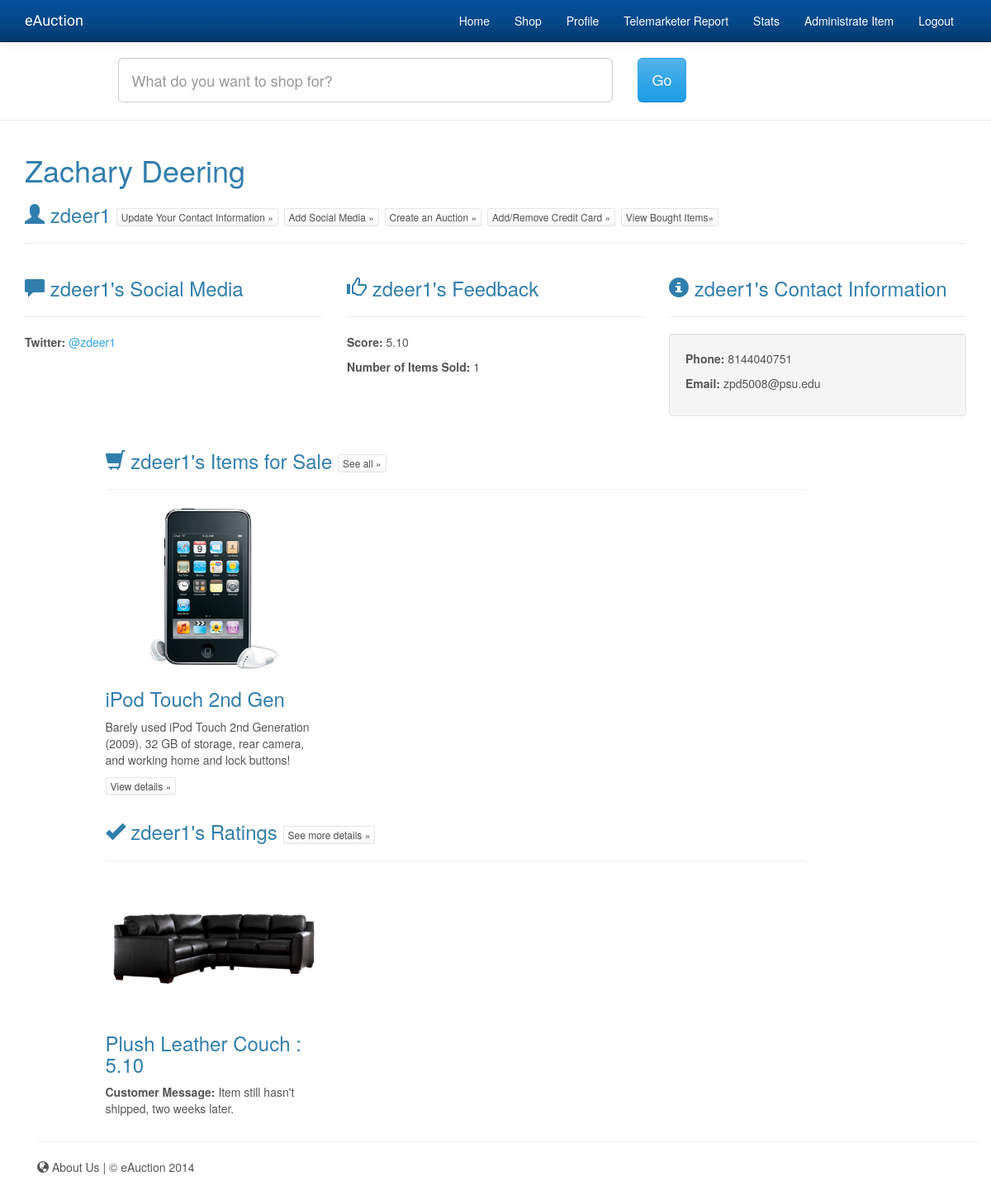
Screenshot of /user/profile.php (signed in) with the database file from the repository.
### tables this page shows
CREATE TABLE users (
    user_id INTEGER AUTO_INCREMENT,
    username VARCHAR(255) NOT NULL,
    password CHAR(64) NOT NULL,
	salt CHAR(16) NOT NULL,
    name VARCHAR(255),
    email VARCHAR(255),
    phone_number CHAR(10),
    description TEXT,
    public_location VARCHAR(255),
    url TEXT,
    user_type ENUM('person', 'company'),
    `admin` TINYINT(1) DEFAULT 0,
    PRIMARY KEY (user_id)
);

CREATE TABLE social_media (
    sm_id INTEGER AUTO_INCREMENT, 
    user_id INTEGER,
    sm_type ENUM('fb', 'tw'),
    username VARCHAR(255),
    PRIMARY KEY (sm_id),
    FOREIGN KEY (user_id) REFERENCES users (user_id) 
        ON DELETE CASCADE
);

CREATE TABLE items (
    item_id INTEGER AUTO_INCREMENT,
    seller_id INTEGER DEFAULT 0,
    name VARCHAR(255),
    description TEXT,
    starting_price DECIMAL(10,2),
    buy_it_now_price DECIMAL(10,2) DEFAULT 0.00,
    reserve_price DECIMAL(10,2),
    start_time DATETIME,  
    location VARCHAR(255),
    url TEXT,
    template ENUM('1','2','3'),
    PRIMARY KEY (item_id),
    FOREIGN KEY (seller_id) REFERENCES users (user_id) 
        ON DELETE NO ACTION
);

CREATE TABLE item_pictures (
    picture_id INTEGER AUTO_INCREMENT,
    item_id INTEGER,
    url TEXT,
    PRIMARY KEY (picture_id),
    FOREIGN KEY (item_id) REFERENCES items (item_id)
        ON DELETE CASCADE
);

CREATE TABLE ratings (
    item_id INTEGER DEFAULT 0,
    buyer_id INTEGER,
    score DECIMAL(10,2),
    description TEXT,
    seller_response TEXT,
    PRIMARY KEY (item_id, buyer_id),
    FOREIGN KEY (item_id) REFERENCES items (item_id)
        ON DELETE NO ACTION,
    FOREIGN KEY (buyer_id) REFERENCES users (user_id) 
        ON DELETE CASCADE
);

### inc/functions.php (called while the page is built, shortened)
<?php
	function getProfileData($userid, $db) {
		$data = array();
		$data['success'] = false;
		$query = "
            SELECT user_id, username, name, email, phone_number, description, public_location, url, user_type
            FROM users u
            WHERE
                u.user_id = :userid
        ";
        $query_params = array(
            ':userid' => $userid
        );
        try
        {
            $stmt = $db->prepare($query);
            $result = $stmt->execute($query_params);
        }
        catch(PDOException $ex)
        {
            die($ex);
        }
        $row = $stmt->fetch();
        if ($row) {
        	$data['success'] = true;
        	$data['user_data'] = $row;
        }
        else{
        	$data['success'] = false;
        	$data['message'] = "No user found with that user id number.";
        	return $data;
        }
        return $data;
	}
	function getRatingsData($userid, $db) {
		$data = array();
		$data['success'] = false;
		$query = "
            SELECT i.name, r.item_id, i.seller_id, r.score, r.description, r.seller_response
            FROM users u, items i, ratings r
            WHERE
                u.user_id = :userid
				AND u.user_id = i.seller_id
				AND i.item_id = r.item_id
        ";
        $query_params = array(
            ':userid' => $userid
        );
        try
        {
            $stmt = $db->prepare($query);
            $result = $stmt->execute($query_params);
        }
        catch(PDOException $ex)
        {
            die($ex);
        }
        $row = $stmt->fetchAll();
        if ($row) {
        	$data['success'] = true;
        	$data['ratings_data'] = $row;
        }
        else{
        	$data['success'] = false;
        	$data['message'] = "No ratings found for that user.";
			$data['ratings_data'] = null;
        	return $data;
        }
        return $data;
	}
	function getRatingScore($userid, $db) {
		$data = array();
		$data['success'] = false;
		$query = "
            SELECT AVG(r.score) AS avg_rating
            FROM users u, items i, ratings r
            WHERE
                u.user_id = :userid
				AND u.user_id = i.seller_id
				AND i.item_id = r.item_id
        ";
        $query_params = array(
            ':userid' => $userid
        );
        try
        {
            $stmt = $db->prepare($query);
            $result = $stmt->execute($query_params);
        }
        catch(PDOException $ex)
        {
            die($ex);
        }
        $row = $stmt->fetch();
        if ($row) {
        	$data['success'] = true;
        	$data['ratings_data'] = $row;
        }
        else{
        	$data['success'] = false;
        	$data['message'] = "No ratings found for that user id number.";
			$data['ratings_data'] = null;
        	return $data;
        }
        return $data;
	}
	function getItemCount($userid, $db) {
		$data = array();
		$data['success'] = false;
		$query = "
            SELECT COUNT(u.user_id)
            FROM users u, won_items w, items i
            WHERE
                u.user_id = :userid
				AND u.user_id = i.seller_id
				AND i.item_id = w.item_id
        ";
        $query_params = array(
            ':userid' => $userid
        );
        try
        {
            $stmt = $db->prepare($query);
            $result = $stmt->execute($query_params);
        }
        catch(PDOException $ex)
        {
            die($ex);
        }
        $row = $stmt->fetch();
        if ($row) {
        	$data['success'] = true;
        	$data['user_data'] = $row;
        }
        else{
        	$data['success'] = false;
        	$data['message'] = "No items found with that user id number.";
			$data['user_data'] = null;
        	return $data;
        }
        return $data;
	}
	function getSocialMedia($userid, $db) {
		$data = array();
		$data['success'] = false;
		$query = "
            SELECT sm.username, sm.sm_type
            FROM users u, social_media sm
            WHERE u.user_id = :userid
			AND sm.user_id = u.user_id
			ORDER BY sm.sm_type
        ";
        $query_params = array(
            ':userid' => $userid
        );
        try
        {
            $stmt = $db->prepare($query);
            $result = $stmt->execute($query_params);
        }
        catch(PDOException $ex)
        {
            die($ex);
        }
        $row = $stmt->fetchAll();
        if ($row) {
        	$data['success'] = true;
        	$data['sm_data'] = $row;
        }
        else{
        	$data['success'] = false;
        	$data['message'] = "No social media accounts found for user with that id number.";
			$data['sm_data'] = null;
        	return $data;
        }
        return $data;
	}
	function getPics($item_id, $db) {
		$data = array();
		$data['success'] = false;
		$query = "
            SELECT p.url
            FROM item_pictures p, items i
            WHERE i.item_id = :item_id
			AND i.item_id = p.item_id
        ";
        $query_params = array(
            ':item_id' => $item_id
        );
        try
        {
            $stmt = $db->prepare($query);
            $result = $stmt->execute($query_params);
        }
        catch(PDOException $ex)
        {
            die($ex);
        }
        $row = $stmt->fetchAll();
        if ($row) {
        	$data['success'] = true;
        	$data['picture_data'] = $row;
        }
        else{
        	$data['success'] = false;
        	$data['message'] = "No pictures found with that item id number.";
			$data['picture_data'] = null;
        	return $data;
        }
        return $data;
	}
	function getItemData($userid, $db) {
		$data = array();
		$data['success'] = false;
		$query = "
            SELECT i.item_id, i.name, i.description, i.starting_price, i.reserve_price
            FROM users u, items i
            WHERE u.user_id = :userid
			AND u.user_id = i.seller_id
			AND i.item_id NOT IN (SELECT w.item_id
								  FROM won_items w)
        ";
        $query_params = array(
            ':userid' => $userid
        );
        try
        {
            $stmt = $db->prepare($query);
            $result = $stmt->execute($query_params);
        }
        catch(PDOException $ex)
        {
            die($ex);
        }
        $row = $stmt->fetchAll();
        if ($row) {
        	$data['success'] = true;
        	$data['item_data'] = $row;
        }
        else{
        	$data['success'] = false;
        	$data['message'] = "No items found.";
			$data['item_data'] = null;
        	return $data;
        }
        return $data;
	}
?>

### user/profile.php (the view, shortened to what this page needs)
<?php
    require_once("../inc/functions.php");
	require_once("../inc/header.php");
    require_once("../inc/header.php");
    if (!empty($_GET['id'])) {
	  $data = getProfileData($_GET['id'], $db);
	  $item_data = getItemData($_GET['id'], $db);
	  $ratings_data = getRatingsData($_GET['id'], $db);
	  $ratings_score = getRatingScore($_GET['id'], $db);
	  $item_count = getItemCount($_GET['id'], $db);
	  $sm_data = getSocialMedia($_GET['id'], $db);
	}
    else {
      $data = getProfileData($_SESSION['user']['user_id'], $db);
	  $item_data = getItemData($_SESSION['user']['user_id'], $db);
	  $ratings_score = getRatingScore($_SESSION['user']['user_id'], $db);
	  $ratings_data = getRatingsData($_SESSION['user']['user_id'], $db);
	  $item_count = getItemCount($_SESSION['user']['user_id'], $db);
	  $sm_data = getSocialMedia($_SESSION['user']['user_id'], $db);
    }
?>
    <div class="container">
      <?php
            if (!$data['success'])
			{ ?>
				<div class="alert alert-danger"><?php echo $data['message']; ?></div>
      <?php } else { ?>
      <div class="row">
        <div class="col-lg-12">
          <h1><?php echo $data['user_data']['name'] ?></h1>
          <h3><span class="glyphicon glyphicon-user"></span> <?php echo $data['user_data']['username'] ?>
		  <?php if (empty($_GET['id']))
		  { ?>
			<a class="btn btn-default btn-xs" href="../user/updateInfo.php" role="button"> Update Your Contact Information &raquo;</a> <a class="btn btn-default btn-xs" href="../user/addSocialMedia.php" role="button"> Add Social Media &raquo;</a> <a class="btn btn-default btn-xs" href="../shop/newAuction.php" role="button"> Create an Auction &raquo;</a>
			<?php if ($data['user_data']['user_type'] == "person")
			{?>
			  <a class="btn btn-default btn-xs" href="../shop/editCard.php" role="button">Add/Remove Credit Card &raquo;</a> <a class="btn btn-default btn-xs" href="../user/boughtItems.php" role="button"> View Bought Items&raquo;</a>
			<?php } ?>
		  <?php
		  }
		  ?>
		  </h3>
          <hr />
        </div>
      </div>
      <div class="row">
	  <?php if ($sm_data['success'] == true)
	  {
	  ?>
		<div class="col-lg-4">
	    <h3><span class="glyphicon glyphicon-comment"></span> <?php echo $data['user_data']['username'] ?>'s Social Media</h3>
		<hr>
		<?php foreach ($sm_data['sm_data'] as $sm_info)
		{
			if ($sm_info['sm_type'] == "tw")
			{
			?>
				<p><b>Twitter: </b> <a href="http://www.twitter.com/<?php echo $sm_info['username']?>">@<?php echo $sm_info['username']?></a></p>
			<?php
			}
		}
	  }
	  ?>
      </div>
      <?php if ($ratings_score['success'] == true && $ratings_data['success'] == true)
		{
		?>
			<div class="col-lg-4">
			  <h3><span class="glyphicon glyphicon-thumbs-up"></span> <?php echo $data['user_data']['username'] ?>'s Feedback</h3>
			  <hr>
			  <p><b>Score:</b> <?php echo number_format(($ratings_score['ratings_data']['avg_rating']), 2)?></p>
			  <p><b>Number of Items Sold: </b> <?php echo $item_count['user_data']['COUNT(u.user_id)'] ?></p>
			</div>
	  <?php
		}
	    ?>
        <div class="col-lg-4">
          <h3><span class="glyphicon glyphicon-info-sign"></span> <?php echo $data['user_data']['username'] ?>'s Contact Information</h3>
		  <hr>
          <div class="well">
            <p><b>Phone:</b> <?php echo $data['user_data']['phone_number']; ?> </p>
            <p><b>Email:</b> <?php echo $data['user_data']['email']; ?></p>
          </div>
        </div>
      </div>
	  <?php if ($item_data['success'] == true)
	  {
	  ?>
	    <div class="row">
        <div class="col-lg-1"></div>
        <div class="col-lg-9">
          <h3><span class="glyphicon glyphicon-shopping-cart"></span> <?php echo $data['user_data']['username'] ?>'s Items for Sale <a class="btn btn-default btn-xs" href="../user/userItems.php?id=<?php echo $data['user_data']['user_id']?>" name="option1" role="button">See all &raquo;</a></h3>
          <hr>
          </div>
        <div class="col-lg-1"></div>
		</div>
	  <?php
	  }
	  ?>
				<div class="row">
					<div class="col-lg-1"></div>
	  <?php
		for ($i = 0; $i<3; $i++) {
			if (!empty($item_data['item_data'][$i]['name'])) {
				$pics = getPics($item_data['item_data'][$i]['item_id'], $db);?>
					  <div class="col-lg-3">
					<?php if ($pics['success'] == true)
					{
					?>
					<center><img height="200" src="../<?php echo $pics['picture_data'][0]['url']?>" alt="Generic placeholder image" style="height: auto; max-height: 200px; width: auto; max-width: 250px;"></center>
					<?php
					}
					else
					{
					?>
						<center><img height="200" src="../shop/images/placeholder1.jpg" alt="Generic placeholder image" style="height: auto; max-height: 200px; width: auto; max-width: 250px;"></center>
					<?php
					}
					?>
						<h3><?php echo $item_data['item_data'][$i]['name'] ?></h3>
						<p><?php echo $item_data['item_data'][$i]['description']?></p>
						<p><a class="btn btn-default btn-xs" href="../shop/item.php?id=<?php echo $item_data['item_data'][$i]['item_id']?>" name="option1" role="button">View details &raquo;</a></p>
					  </div>
		<?php
			}
		}
		?>
			<div class='col-lg-2'></div>
		</div>
	  <?php if ($ratings_data['success'] == true)
	  {
	  ?>
	    <div class="row">
        <div class="col-lg-1"></div>
        <div class="col-lg-9">
          <h3><span class="glyphicon glyphicon-ok"></span> <?php echo $data['user_data']['username'] ?>'s Ratings <a class="btn btn-default btn-xs" href="../user/userRatings.php?id=<?php echo $data['user_data']['user_id']?>" name="option1" role="button">See more details &raquo;</a></h3>
          <hr>
          </div>
        <div class="col-lg-1"></div>
		</div>
	  <?php
	  }
	  ?>
	  				<div class="row">
					<div class="col-lg-1"></div>
	  <?php
		for ($i = 0; $i<3; $i++) {
			if (!empty($ratings_data['ratings_data'][$i]['name'])) {
				$pics = getPics($ratings_data['ratings_data'][$i]['item_id'], $db);?>
					<div class="col-lg-3">
					<?php if ($pics['success'] == true)
					{
					?>
					<center><img height="200" src="../<?php echo $pics['picture_data'][0]['url']?>" alt="Generic placeholder image" style="height: auto; max-height: 200px; width: auto; max-width: 250px;"></center>
					<?php
					}
					else
					{
					?>
						<center><img height="200" src="../shop/images/placeholder1.jpg" alt="Generic placeholder image" style="height: auto; max-height: 200px; width: auto; max-width: 250px;"></center>
					<?php
					}
					?>
					<h3><?php echo $ratings_data['ratings_data'][$i]['name']?> : <?php echo $ratings_data['ratings_data'][$i]['score']?></h3>
					<p><b>Customer Message: </b><?php echo $ratings_data['ratings_data'][$i]['description']?></p>
					</div>
		<?php
			}
		}
		?>
					<div class='col-lg-2'></div>
				</div>
      <?php } ?>
      <?php require_once("../inc/footer.php"); ?>

### inc/css/jumbotron.css (style rules this page uses)
body { padding-top: 50px; padding-bottom: 20px; }

### rows the page displays
users: name "Zachary Deering", username "zdeer1", phone_number "8144040751", email "zpd5008@psu.edu"
social_media: username "zdeer1"
items: item_pictures.url (picture), name "iPod Touch 2nd Gen", description "Barely used iPod Touch 2nd Generation (2009). 32 GB of storage, rear camera, and working home and lock buttons!"
ratings: item_pictures.url (picture), item.name "Plush Leather Couch", score "5.10", description "Item still hasn't shipped, two weeks later."

### other values shown
$ratings_score['ratings_data']['avg_rating'] "5.10"
$item_count['user_data']['COUNT(u.user_id)'] "1"
